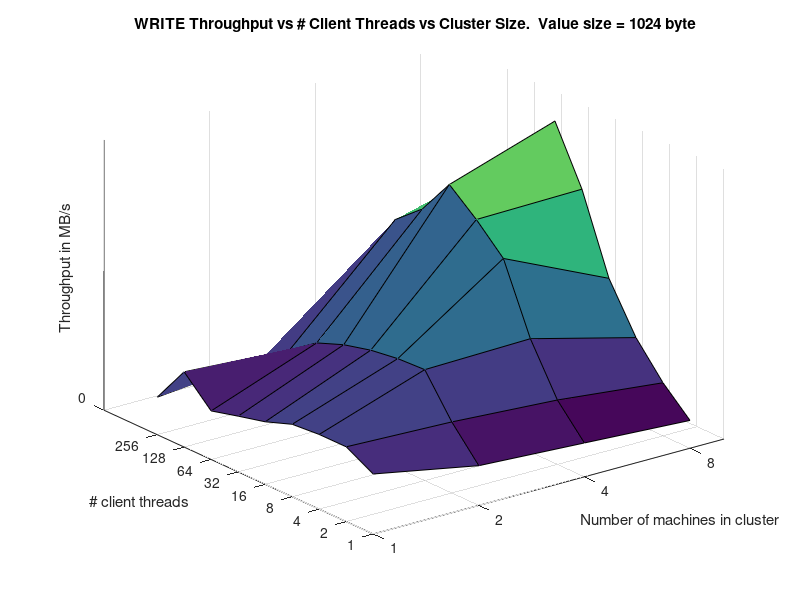

Write the MATLAB code that produced this figure.
x = dlmread('clus_thread_write_thru.csv', '|')
clusters = [1,2,4,8]
clusters = clusters'
threads = [1,2,4,8,16,32,64,128,256]
threads = threads'

z = x(:,3)
z = reshape(z, 9, 4)

surf(clusters, threads, z)
set(gca, 'Xscale', 'log')
set(gca, 'Yscale', 'log')
set(gca, 'Zscale', 'linear')

set(gca, 'Xtick', clusters')
set(gca, 'Xticklabel', clusters')
xlabel('Number of machines in cluster')

set(gca, 'Ytick', threads')
set(gca, 'Yticklabel', threads')
ylabel('# client threads')

thru = [0, 10, 20, 30, 40, 50, 60, 70, 80, 90, 100, 110, 120, 130, 140, 150, 160, 170, 180, 190, 200]
set(gca, 'Ztick', thru)
set(gca, 'Zticklabel', thru)
zlabel('Throughput in MB/s')
title(' WRITE Throughput vs # Client Threads vs Cluster Size.  Value size = 1024 byte')


print -dpng clussize_thread_write_thru.png
